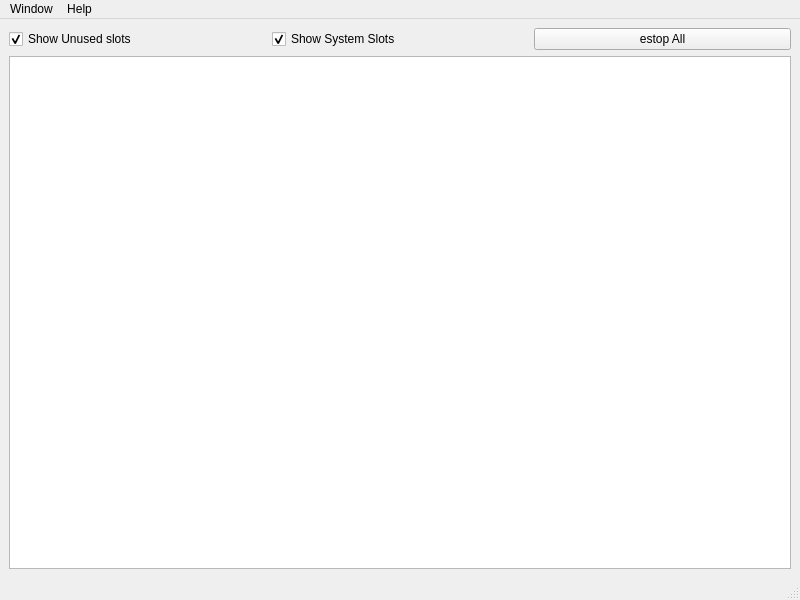
<?xml version="1.0" encoding="UTF-8"?>
<ui version="4.0">
 <class>SlotMonitor</class>
 <widget class="QMainWindow" name="SlotMonitor">
  <property name="geometry">
   <rect>
    <x>0</x>
    <y>0</y>
    <width>800</width>
    <height>600</height>
   </rect>
  </property>
  <property name="windowTitle">
   <string>LocoNet Slot Monitor</string>
  </property>
  <widget class="QWidget" name="centralwidget">
   <layout class="QVBoxLayout" name="verticalLayout">
    <item>
     <layout class="QHBoxLayout" name="horizontalLayout">
      <item>
       <widget class="QCheckBox" name="chkShowUnusedSlots">
        <property name="toolTip">
         <string>if checked, even empty/idle slots will appear</string>
        </property>
        <property name="text">
         <string>Show Unused slots</string>
        </property>
        <property name="checked">
         <bool>true</bool>
        </property>
       </widget>
      </item>
      <item>
       <widget class="QCheckBox" name="chkShowSystemSlots">
        <property name="toolTip">
         <string>if checked, slots reserved for system use will be shown</string>
        </property>
        <property name="text">
         <string>Show System Slots</string>
        </property>
        <property name="checked">
         <bool>true</bool>
        </property>
       </widget>
      </item>
      <item>
       <widget class="QPushButton" name="estopAllButton">
        <property name="text">
         <string>estop All</string>
        </property>
       </widget>
      </item>
     </layout>
    </item>
    <item>
     <widget class="JTable" name="tableView"/>
    </item>
   </layout>
  </widget>
  <widget class="QMenuBar" name="menubar">
   <property name="geometry">
    <rect>
     <x>0</x>
     <y>0</y>
     <width>800</width>
     <height>25</height>
    </rect>
   </property>
   <widget class="QMenu" name="menuWindows">
    <property name="title">
     <string>Window</string>
    </property>
   </widget>
   <widget class="QMenu" name="menuHelp">
    <property name="title">
     <string>Help</string>
    </property>
   </widget>
   <addaction name="menuWindows"/>
   <addaction name="menuHelp"/>
  </widget>
  <widget class="QStatusBar" name="statusbar"/>
 </widget>
 <customwidgets>
  <customwidget>
   <class>JTable</class>
   <extends>QTableView</extends>
   <header location="global">jtable.h</header>
  </customwidget>
 </customwidgets>
 <resources/>
 <connections/>
</ui>
